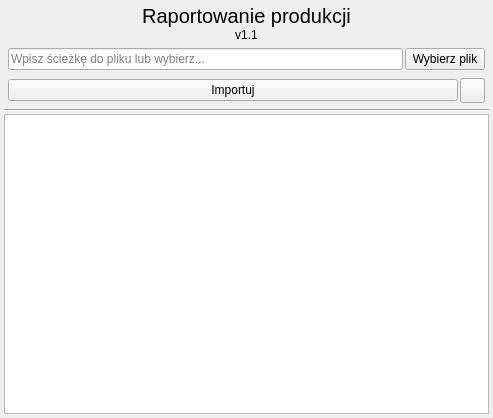
<?xml version="1.0" encoding="UTF-8"?>
<ui version="4.0">
 <class>Form</class>
 <widget class="QWidget" name="Form">
  <property name="geometry">
   <rect>
    <x>0</x>
    <y>0</y>
    <width>493</width>
    <height>418</height>
   </rect>
  </property>
  <property name="windowTitle">
   <string>Form</string>
  </property>
  <layout class="QGridLayout" name="gridLayout">
   <property name="leftMargin">
    <number>0</number>
   </property>
   <property name="topMargin">
    <number>0</number>
   </property>
   <property name="rightMargin">
    <number>0</number>
   </property>
   <property name="bottomMargin">
    <number>0</number>
   </property>
   <property name="spacing">
    <number>0</number>
   </property>
   <item row="0" column="0">
    <widget class="QWidget" name="widget" native="true">
     <layout class="QVBoxLayout" name="verticalLayout_3">
      <property name="spacing">
       <number>2</number>
      </property>
      <property name="leftMargin">
       <number>4</number>
      </property>
      <property name="topMargin">
       <number>4</number>
      </property>
      <property name="rightMargin">
       <number>4</number>
      </property>
      <property name="bottomMargin">
       <number>4</number>
      </property>
      <item>
       <widget class="QWidget" name="widget_2" native="true">
        <layout class="QVBoxLayout" name="verticalLayout">
         <property name="spacing">
          <number>0</number>
         </property>
         <property name="leftMargin">
          <number>0</number>
         </property>
         <property name="topMargin">
          <number>0</number>
         </property>
         <property name="rightMargin">
          <number>0</number>
         </property>
         <property name="bottomMargin">
          <number>0</number>
         </property>
         <item>
          <widget class="QLabel" name="label">
           <property name="font">
            <font>
             <pointsize>15</pointsize>
            </font>
           </property>
           <property name="text">
            <string>Raportowanie produkcji</string>
           </property>
           <property name="alignment">
            <set>Qt::AlignCenter</set>
           </property>
          </widget>
         </item>
         <item>
          <widget class="QLabel" name="label_2">
           <property name="text">
            <string>v1.1</string>
           </property>
           <property name="alignment">
            <set>Qt::AlignCenter</set>
           </property>
          </widget>
         </item>
        </layout>
       </widget>
      </item>
      <item>
       <widget class="QWidget" name="widget_4" native="true">
        <layout class="QVBoxLayout" name="verticalLayout_2">
         <property name="spacing">
          <number>0</number>
         </property>
         <property name="leftMargin">
          <number>0</number>
         </property>
         <property name="topMargin">
          <number>0</number>
         </property>
         <property name="rightMargin">
          <number>0</number>
         </property>
         <property name="bottomMargin">
          <number>0</number>
         </property>
         <item>
          <widget class="QWidget" name="widget_3" native="true">
           <layout class="QHBoxLayout" name="horizontalLayout">
            <property name="spacing">
             <number>2</number>
            </property>
            <property name="leftMargin">
             <number>4</number>
            </property>
            <property name="topMargin">
             <number>4</number>
            </property>
            <property name="rightMargin">
             <number>4</number>
            </property>
            <property name="bottomMargin">
             <number>4</number>
            </property>
            <item>
             <widget class="QLineEdit" name="ed_sciezka_dane">
              <property name="placeholderText">
               <string>Wpisz ścieżkę do pliku lub wybierz...</string>
              </property>
             </widget>
            </item>
            <item>
             <widget class="QPushButton" name="btn_przegladaj">
              <property name="text">
               <string>Wybierz plik</string>
              </property>
             </widget>
            </item>
           </layout>
          </widget>
         </item>
         <item>
          <widget class="QWidget" name="widget_5" native="true">
           <layout class="QHBoxLayout" name="horizontalLayout_2">
            <property name="spacing">
             <number>2</number>
            </property>
            <property name="leftMargin">
             <number>4</number>
            </property>
            <property name="topMargin">
             <number>4</number>
            </property>
            <property name="rightMargin">
             <number>4</number>
            </property>
            <property name="bottomMargin">
             <number>4</number>
            </property>
            <item>
             <widget class="QPushButton" name="btn_importuj">
              <property name="text">
               <string>Importuj</string>
              </property>
             </widget>
            </item>
            <item>
             <widget class="QPushButton" name="btn_foto">
              <property name="minimumSize">
               <size>
                <width>25</width>
                <height>25</height>
               </size>
              </property>
              <property name="maximumSize">
               <size>
                <width>25</width>
                <height>25</height>
               </size>
              </property>
              <property name="text">
               <string/>
              </property>
              <property name="icon">
               <iconset resource="../icon.qrc">
                <normaloff>:/icon/img/svg_icons/image.svg</normaloff>:/icon/img/svg_icons/image.svg</iconset>
              </property>
             </widget>
            </item>
           </layout>
          </widget>
         </item>
        </layout>
       </widget>
      </item>
      <item>
       <widget class="Line" name="line">
        <property name="orientation">
         <enum>Qt::Horizontal</enum>
        </property>
       </widget>
      </item>
      <item>
       <widget class="QTableWidget" name="tab_dane"/>
      </item>
     </layout>
    </widget>
   </item>
  </layout>
 </widget>
 <resources>
  <include location="../icon.qrc"/>
 </resources>
 <connections/>
</ui>
